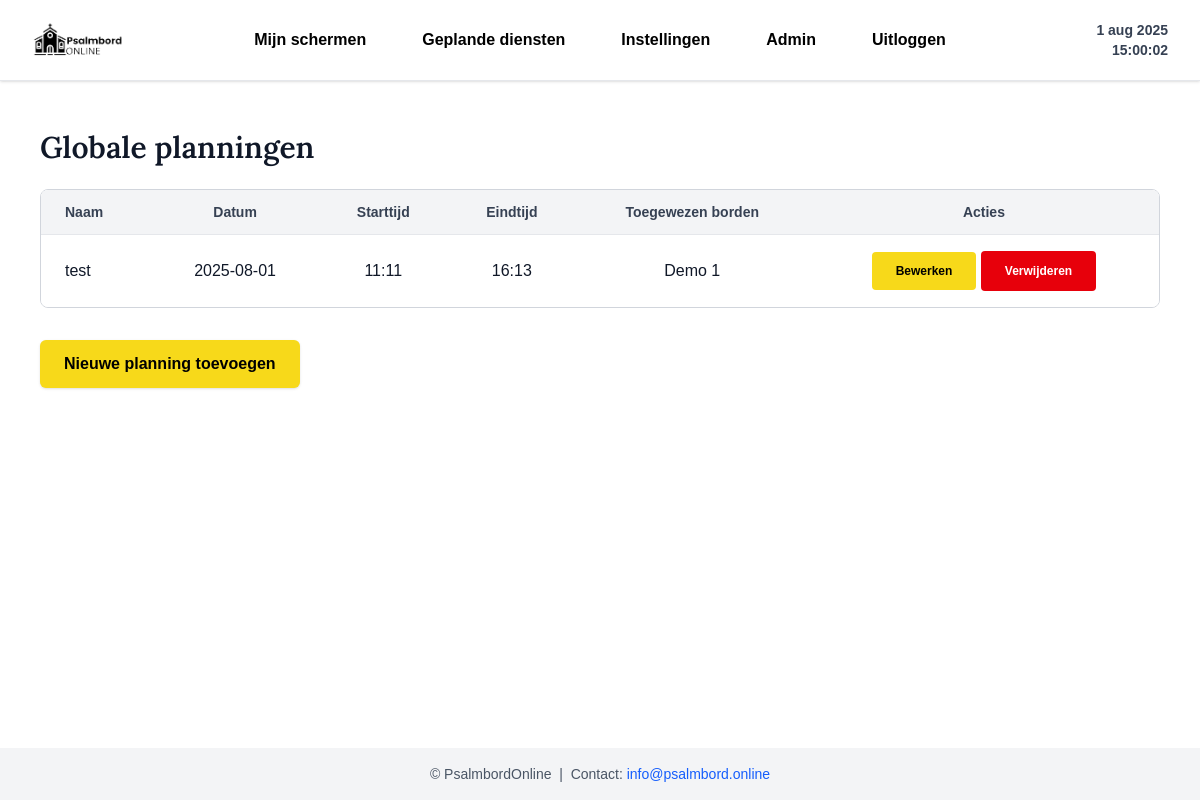
The app's page /schedules (signed in) with its own data.
### app.py (models this page shows)
class Church(db.Model):
    id = db.Column(db.Integer, primary_key=True)
    name = db.Column(db.String(150), unique=True, nullable=False)
    is_active = db.Column(db.Boolean, default=False, nullable=False)  # New field for activation state
    contact_email = db.Column(db.String(150), default='')
    contact_phone = db.Column(db.String(50), default='')
    contact_address = db.Column(db.String(200), default='')
    logo_filename = db.Column(db.String(300), nullable=True)  # New field for logo filename
    users = db.relationship('User', backref='church', lazy=True)
    boards = db.relationship('Liturgiebord', backref='church', lazy=True)

class Schedule(db.Model):
    id = db.Column(db.Integer, primary_key=True)
    name = db.Column(db.String(150), nullable=False)
    start_time = db.Column(db.Time, nullable=False)
    end_time = db.Column(db.Time, nullable=False)
    date = db.Column(db.Date, nullable=False)
    content = db.Column(db.Text, nullable=False)  # separate lines with \n
    boards = db.relationship('Liturgiebord', secondary=board_schedule_association, back_populates='schedules', lazy='dynamic')

class Liturgiebord(db.Model):
    id = db.Column(db.Integer, primary_key=True)
    unique_id = db.Column(db.String(32), unique=True, nullable=False, default=lambda: uuid.uuid4().hex)
    name = db.Column(db.String(150), nullable=False)
    church_id = db.Column(db.Integer, db.ForeignKey('church.id'), nullable=False)
    line1 = db.Column(db.String(200), default='')
    line2 = db.Column(db.String(200), default='')
    line3 = db.Column(db.String(200), default='')
    line4 = db.Column(db.String(200), default='')
    line5 = db.Column(db.String(200), default='')
    line6 = db.Column(db.String(200), default='')
    line7 = db.Column(db.String(200), default='')
    line8 = db.Column(db.String(200), default='')
    line9 = db.Column(db.String(200), default='')
    line10 = db.Column(db.String(200), default='')
    background_image = db.Column(db.String(300), default=None)
    schedules = db.relationship('Schedule', secondary=board_schedule_association, back_populates='boards', lazy='dynamic')

### app.py (the view, shortened to what this page needs)
@app.route('/schedules')
@login_required
def global_schedules():
    user_church_id = current_user.church_id
    if current_user.is_admin:
        schedules = Schedule.query.order_by(Schedule.date.desc(), Schedule.start_time).all()
    boards = Liturgiebord.query.filter_by(church_id=user_church_id).all()
    return render_template('global_schedules.html', schedules=schedules, boards=boards)

### app.py (called while the page is built)
@login_manager.user_loader
def load_user(user_id):
    return User.query.get(int(user_id))

@app.before_request
def impersonate_user():
    if 'impersonate_id' in session and 'admin_id' in session:
        admin = User.query.get(session['admin_id'])
        if admin and admin.is_authenticated and admin.is_admin:
            user = User.query.get(session['impersonate_id'])
            if user:
                login_user(user)
                current_user._is_impersonated = True
                current_user._real_admin_id = admin.id
    else:
        if hasattr(current_user, '_is_impersonated'):
            delattr(current_user, '_is_impersonated')
        if hasattr(current_user, '_real_admin_id'):
            delattr(current_user, '_real_admin_id')

### templates/global_schedules.html (shortened to what this page needs)
{% extends 'base.html' %}
{% block content %}
<div class="space-y-8 max-w-6xl mx-auto px-4">
  <h1 class="text-3xl font-semibold mb-6">Globale planningen</h1>
  <div class="overflow-x-auto rounded-lg border border-gray-300">
    <table class="min-w-full divide-y divide-gray-200 bg-white">
      <thead class="bg-gray-100">
        <tr>
          <th class="px-6 py-3 text-left text-sm font-semibold text-gray-700">Naam</th>
          <th class="px-6 py-3 text-sm font-semibold text-gray-700 text-center">Datum</th>
          <th class="px-6 py-3 text-sm font-semibold text-gray-700 text-center">Starttijd</th>
          <th class="px-6 py-3 text-sm font-semibold text-gray-700 text-center">Eindtijd</th>
          <th class="px-6 py-3 text-sm font-semibold text-gray-700 text-center">Toegewezen borden</th>
          <th class="px-6 py-3 text-sm font-semibold text-gray-700 text-center">Acties</th>
        </tr>
      </thead>
      <tbody class="divide-y divide-gray-200">
        {% for schedule in schedules %}
        <tr>
          <td class="whitespace-nowrap px-6 py-4 text-gray-900">{{ schedule.name }}</td>
          <td class="px-6 py-4 text-center text-gray-900">{{ schedule.date.strftime('%Y-%m-%d') }}</td>
          <td class="px-6 py-4 text-center text-gray-900">{{ schedule.start_time.strftime('%H:%M') }}</td>
          <td class="px-6 py-4 text-center text-gray-900">{{ schedule.end_time.strftime('%H:%M') }}</td>
          <td class="px-6 py-4 text-center text-gray-900">
            {% for board in schedule.boards %}{{ board.name }}{% if not loop.last %}, {% endif %}{% endfor %}
          </td>
          <td class="px-6 py-4 text-center">
            <a href="{{ url_for('edit_global_schedule', schedule_id=schedule.id) }}" class="bg-[#f7d91a] text-black text-xs px-6 py-3 rounded font-semibold hover:bg-yellow-300 transition">Bewerken</a>
            <form action="{{ url_for('delete_global_schedule', schedule_id=schedule.id) }}" method="POST" style="display:inline;" onsubmit="return confirm('Weet je zeker dat je deze planning wilt verwijderen?');">
              <button type="submit" class="bg-red-600 text-white text-xs px-6 py-3 rounded font-semibold hover:bg-red-700 transition">Verwijderen</button>
            </form>
          </td>
        </tr>
        {% endfor %}
      </tbody>
    </table>
  </div>
  <a href="{{ url_for('add_global_schedule') }}" class="bg-[#f7d91a] text-black px-6 py-3 rounded-md font-semibold shadow hover:bg-yellow-300 inline-block mb-6 transition">Nieuwe planning toevoegen</a>
</div>
{% endblock %}

### templates/base.html (shortened to what this page needs)
<!DOCTYPE html>
<html lang="en">
<head>
    <script src="https://cdn.jsdelivr.net/npm/@tailwindcss/browser@4"></script>
</head>
<body class="bg-white text-gray-900 font-sans min-h-screen flex flex-col">
  <nav class="bg-white border-b border-gray-200 shadow-sm">
    <div class="max-w-7xl mx-auto px-4 sm:px-6 lg:px-8">
      <div class="flex items-center justify-between h-20">
        <div class="flex-shrink-0 flex items-center w-24">
          {% if current_user.is_authenticated and current_user.church and current_user.church.logo_filename %}
          <a href="{{ url_for('index') }}"><img src="{{ url_for('uploaded_file', filename=current_user.church.logo_filename) }}" alt="Logo" class="h-10 w-auto object-contain"></a>
          {% else %}
          <a href="{{ url_for('index') }}"><img src="{{ url_for('static', filename='default_logo.png') }}" alt="Default Logo" class="h-10 w-auto object-contain"></a>
          {% endif %}
        </div>
        <div class="hidden sm:flex flex-1 justify-center">
          <div id="nav-links" class="flex flex-row gap-2 items-center">
            {% if current_user.is_authenticated %}
      <a href="/portal" class="text-black px-6 py-3 rounded font-semibold hover:bg-[#f7d91a] hover:text-black transition">Mijn schermen</a>
      <a href="{{ url_for('global_schedules') }}" class="text-black px-6 py-3 rounded font-semibold hover:bg-[#f7d91a] hover:text-black transition">Geplande diensten</a>
      <a href="{{ url_for('church_settings') }}" class="text-black px-6 py-3 rounded font-semibold hover:bg-[#f7d91a] hover:text-black transition">Instellingen</a>
      {% if current_user.is_admin %}
      <a href="{{ url_for('admin_dashboard') }}" class="text-black px-6 py-3 rounded font-semibold hover:bg-[#f7d91a] hover:text-black transition">Admin</a>
      {% endif %}
      <a href="/logout" class="text-black px-6 py-3 rounded font-semibold hover:bg-[#f7d91a] hover:text-black transition">Uitloggen</a>
      {% else %}
      <a href="/login" class="text-black px-6 py-3 rounded font-semibold hover:bg-[#f7d91a] hover:text-black transition">Inloggen</a>
      <a href="/register" class="text-black px-6 py-3 rounded font-semibold hover:bg-[#f7d91a] hover:text-black transition">Registreren</a>
            {% endif %}
          </div>
        </div>
        <div id="current-time" class="text-gray-700 font-semibold text-right text-sm w-24" title="Huidige datum en tijd">
          <div id="current-date"></div>
          <div id="current-clock" class="mt-0"></div>
        </div>
      </div>
    </div>
  </nav>
  <main class="flex-grow max-w-7xl mx-auto w-full px-6 py-8 sm:py-12">
    {% block content %}{% endblock %}
  </main>
  <footer class="bg-gray-100 text-gray-600 text-center py-4 text-sm">
    &copy; {{ current_year }} PsalmbordOnline &nbsp;|&nbsp; Contact: <a href="mailto:info@psalmbord.online" class="text-blue-600 hover:underline">info@psalmbord.online</a>
  </footer>
</body>
</html>

### templates/base.html (style rules this page uses)
h1, h2, h3, h4, h5, h6 { font-family: 'Lora', serif; font-weight: 600; -webkit-font-smoothing: antialiased; -moz-osx-font-smoothing: grayscale; }
body { font-family: 'Dosis', sans-serif; font-weight: 300; -webkit-font-smoothing: antialiased; -moz-osx-font-smoothing: grayscale; overflow-y: scroll; }

### records on screen
Church: logo_filename (picture)
Schedule: name "test", date "2025-08-01", start_time "11:11", end_time "16:13"
Liturgiebord: name "Demo 1"
